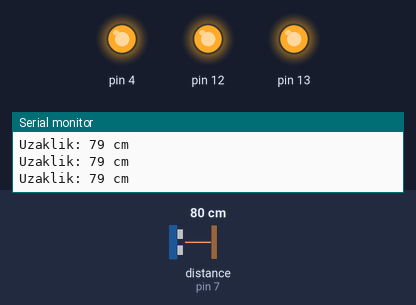
This sketch was run on a simulated Arduino Uno, built with avr-gcc and run on an emulated ATmega328P. On the bench: output pins drawn as LEDs (lit = HIGH), the last lines printed to the serial monitor. Wiring (inferred from the names in the program): ultrasonic range finder: trigger pin 8; echo pin 7. Inputs (shaded band) come from the test bench; at power-on: distance to the obstacle (sensor on pin 7) 80 cm. The echo pulse lasts 58.3 µs per cm; pins used as bus, display or sensor lines are not drawn.

Above: at 1.2 s.
1.3 s: distance to the obstacle (sensor on pin 7) set to 47 cm
2.8 s: distance to the obstacle (sensor on pin 7) set to 39 cm
At 3.2 s:
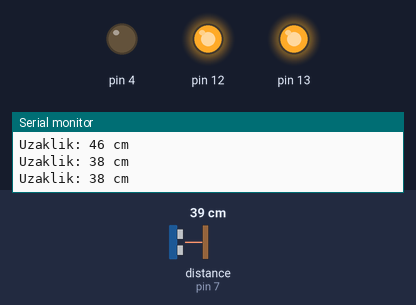
4.3 s: distance to the obstacle (sensor on pin 7) set to 35 cm
5.8 s: distance to the obstacle (sensor on pin 7) set to 29 cm
At 6.7 s:
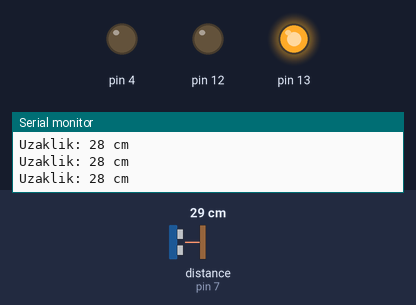
7.3 s: distance to the obstacle (sensor on pin 7) set to 2 cm
At 8.4 s:
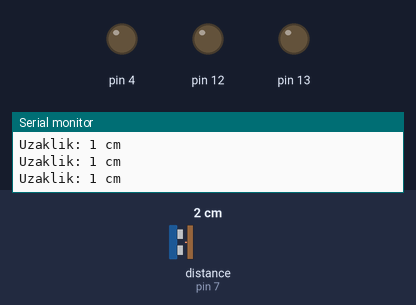
8.8 s: distance to the obstacle (sensor on pin 7) set to 60 cm
At 9.8 s:
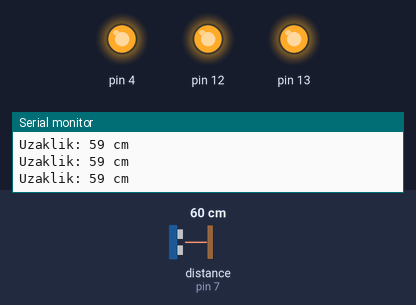
Timing chart, 0 to 11.3 s (numbered marks = the images above; inputs shaded):
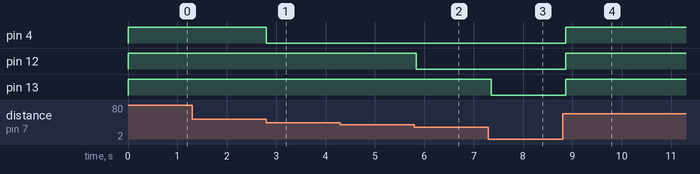

Measured:
- the behaviour switches between 43 and 42 cm on distance to the obstacle (sensor on pin 7) (found by bisection; images 0 and 1)
- the behaviour switches between 33 and 32 cm on distance to the obstacle (sensor on pin 7) (found by bisection; images 1 and 2)
- after the input at 2.8 s, pin 4: HIGH → LOW at once
- after the input at 5.8 s, pin 12: HIGH → LOW at once
- after the input at 7.3 s, pin 13: HIGH → LOW after 0.05 s
- after the input at 8.8 s, pin 4, pin 12, pin 13: LOW → HIGH after 0.06 s

The sketch:

mesafe_sens_r_.ino
```cpp
int trigPin = 8;
int echoPin = 7;
long sure;
long uzaklik;
void setup() {
  pinMode(trigPin, OUTPUT);
  pinMode(echoPin, INPUT);
  pinMode(13, OUTPUT);
  pinMode(12, OUTPUT);
  pinMode(4, OUTPUT);
  Serial.begin(9600);
}

void loop() {
  digitalWrite(trigPin, LOW);
  delayMicroseconds(5);
  digitalWrite(trigPin, HIGH);
  delayMicroseconds(10);
  digitalWrite(trigPin, LOW);
  sure = pulseIn(echoPin, HIGH);
  uzaklik = (sure / 2) / 29.1;

  if (uzaklik > 20 && uzaklik < 32 )
  {
    digitalWrite(13, HIGH);
    digitalWrite(12, LOW);
    digitalWrite(4, LOW);
  }
  else if (uzaklik > 31 && uzaklik < 42 )
  {
    digitalWrite(13, HIGH);
    digitalWrite(12, HIGH);
    digitalWrite(4, LOW);
  }
  else if (uzaklik > 41)
  {
   digitalWrite(13, HIGH);
    digitalWrite(12, HIGH);
    digitalWrite(4, HIGH);
  }
  else
  {
    digitalWrite(13, LOW);
    digitalWrite(12, LOW);
    digitalWrite(4, LOW);
  }

  Serial.print("Uzaklik: ");
  Serial.print(uzaklik);
  Serial.println(" cm");
  delay(250);

}
```
